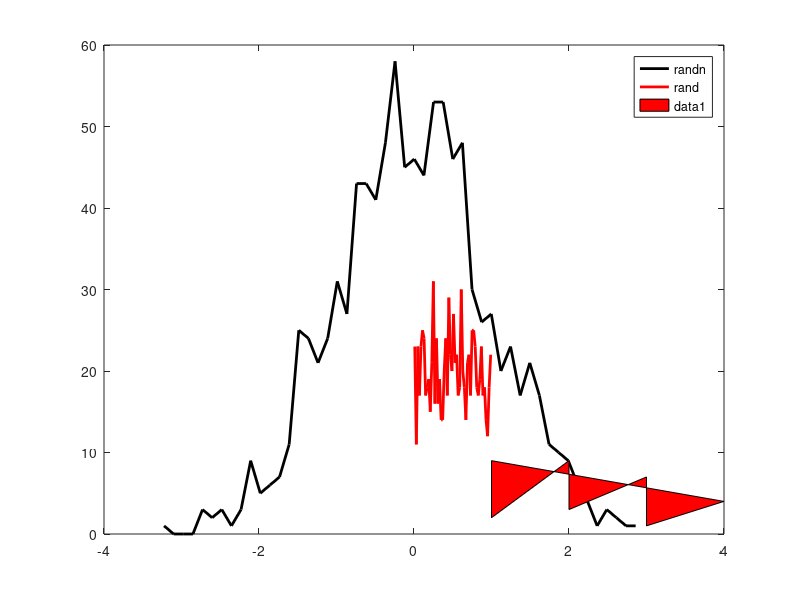

Reproduce this figure in MATLAB. (Note: this script raises an error after producing the figure.)
%% 9.4 Scatter Plot example 
n = 100; 
frate = linspace(10,40,n) + 10*rand(1,n);
fvar = frate + 5*randn(1,n);
ndepth = linspace(100,1000,n);
scatter(frate,fvar,100,ndepth,'filled');

%% 9.5 Histogram 
r = randn(1000,1);
ru = rand(1000,1);
[y_r,x_r] = hist(r,50); % y outputs first
[y_ru,x_ru] = hist(ru,50);
plot(x_r,y_r,'k','linew',2) % linew = linewidth
hold on
plot(x_ru,y_ru,'r','linew',2)
legend({ 'randn';'rand' })

%% 9.7 Patch 
x = [1 2 3 4 3 2 1];
y = [9 9 7 4 1 3 2];
[~,idx] = sort(x); %sorted in ascending order
patch(x(idx),y(idx),'r')

%% 9.8 Images
pic = imread('saturn.png');
colorchans = {'red';'green';'blue'};
for chani = 1:3 
    subplot(2,2,chani)
    imagesc(pic(:,:,chani))
    axis off 
    set(gca,'clim',[0,255])
    title([colorchans{chani} ' channel'])
end

surf(pic(:,:,1))
shading interp
rotate3d

%% 9.10 Text in plots
for i = 1:1000
    text(rand,rand,'Yo!')
end

%% 9.14 Exercises

%% 1
pic = imread('saturn.png');
contour(pic(:,:,1),10,'linecolor','r')

%% 2
figure
plot([0 cos(pi/3)],[0 sin(pi/3)])
line([0 cos(pi/4)],[0 sin(pi/4)])